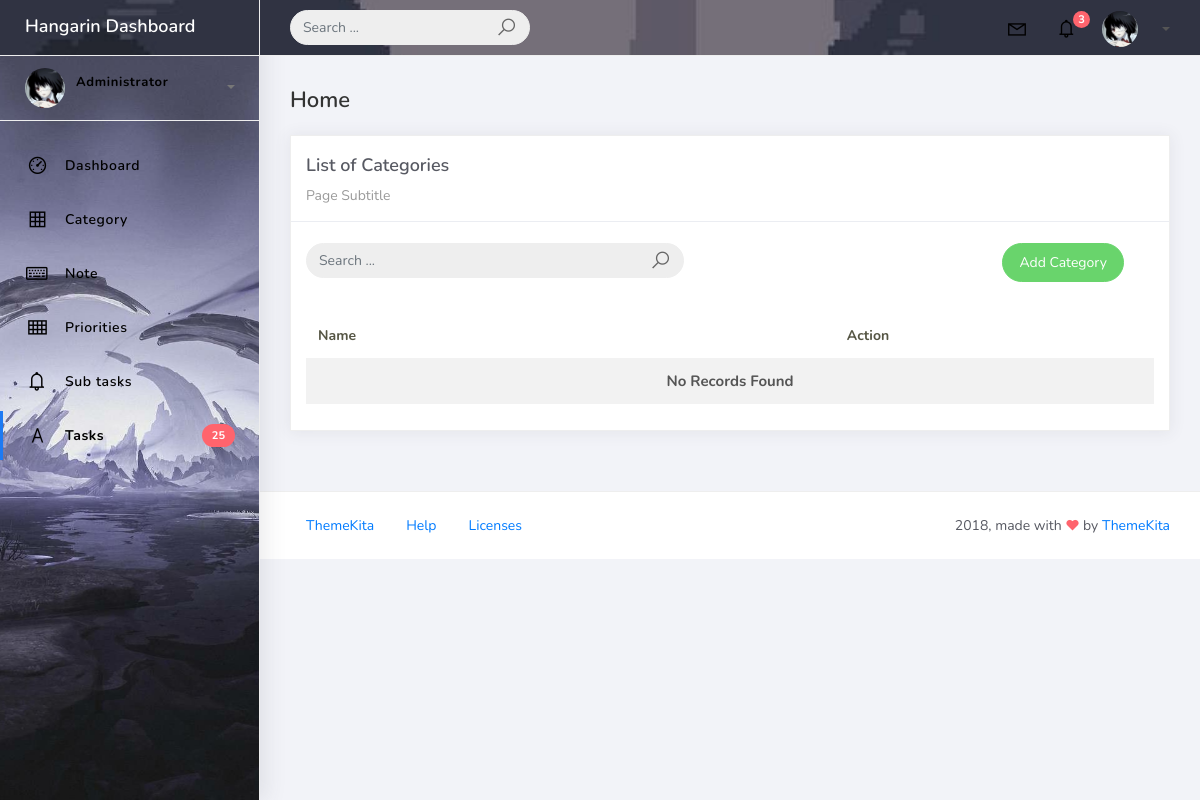
Before: /category_list with the older database file.
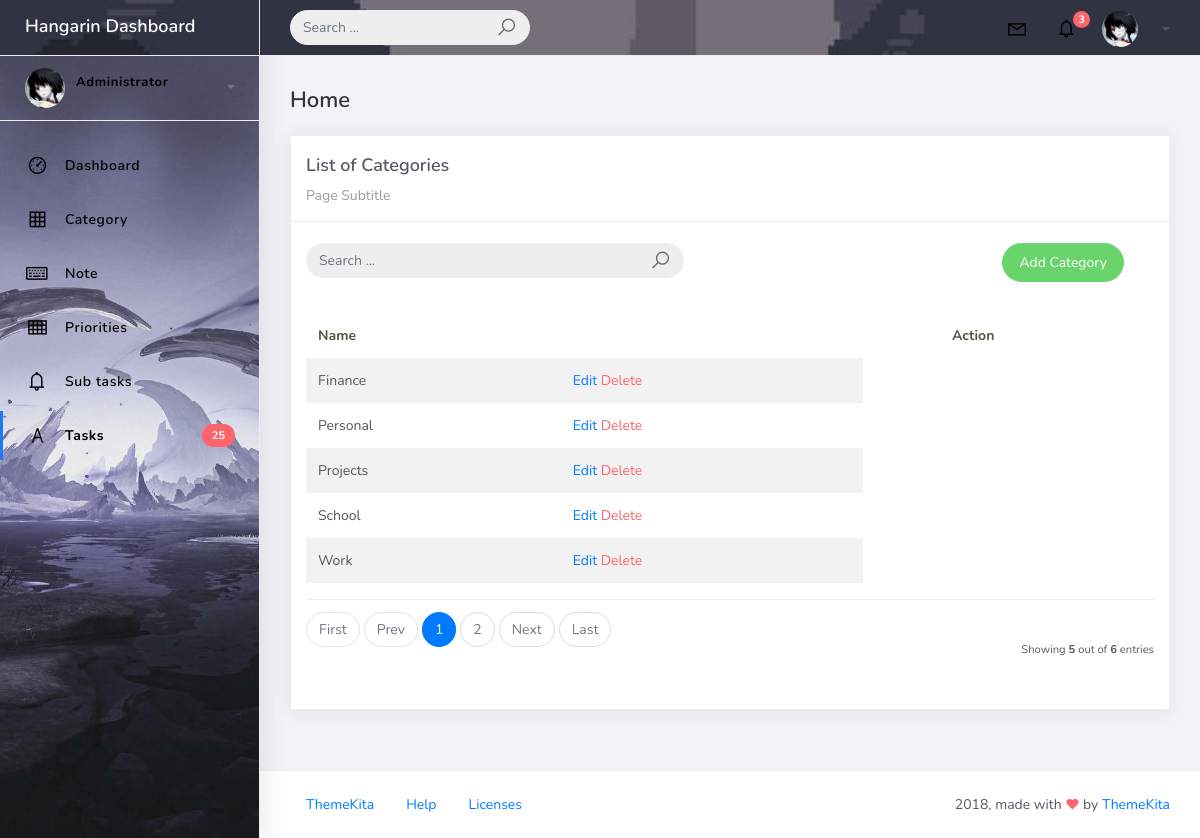
After: the same page with the newer database file.
### tasks/models.py (models this page shows, shortened)
class Category(models.Model):
    name = models.CharField(max_length=100)
    class Meta:
        verbose_name = "Category"
        verbose_name_plural = "Categories"

### tasks/views.py (the view)
# urls.py: path('category_list', CategoryList.as_view(), name='category-list'),
class CategoryList(ListView):
    model = Category
    context_object_name = 'category'
    template_name = 'category_list.html'
    paginate_by = 5
    def get_queryset(self):
        qs = super().get_queryset()
        query = self.request.GET.get('q')
        if query:
            qs = qs.filter(
                Q(name__icontains=query)
                )
        return qs
    def get_ordering(self):
        allowed = ["name"]
        sort_by = self.request.GET.get("sort_by")
        if sort_by in allowed:
            return sort_by
        return "name"

### templates/category_list.html (shortened to what this page needs)
{% extends 'base.html' %} {% load static %} {% block content %}
<div class="content">
  <div class="container-fluid">
    <h4 class="page-title">Home</h4>
    <div class="row">
      <div class="col-md-12">
        <div class="card">
          <div class="card-header">
            <div class="card-title">List of Categories</div>
            <div class="card-category">Page Subtitle</div>
          </div>
          <br />
          <div class="col-md-12 row">
            <div class="col-md-6">
              <form class="navbar-left navbar-form nav-search mr-md-3" action="">
                <div class="input-group">
                  <input type="text" placeholder="Search ..." class="form-control" />
                  <div class="input-group-append">
                    <span class="input-group-text">
                      <i class="la la-search search-icon"></i>
                    </span>
                  </div>
                </div>
              </form>
            </div>
            <div class="col-md-6">
              <div class="pull-right">
                <a href="{% url 'category-add' %}" class="btn btn-success btn-rounded">Add Category</a>
              </div>
            </div>
          </div>
          <div class="card-body">
            <table class="table table-striped mt-3">
              <thead>
                <tr>
                  <th scope="col">Name</th>
                  <th scope="col"></th>
                  <th scope="col"></th>
                  <th scope="col">Action</th>
                </tr>
              </thead>
              <tbody>
                {% for object in object_list %}
                <tr>
                  <td>{{ object.name }}</td>
                  <td>
                    <a href="category_list/{{ object.id }}">Edit</a>
                    <a href="category_list/{{ object.id }}/delete" class="text-danger">Delete</a>
                  </td>
                </tr>
                {% empty %}
                <tr>
                  <td colspan="4" style="text-align: center">
                    <p class="text-sm font-weight-bold mb-0">No Records Found</p>
                  </td>
                </tr>
                {% endfor %}
              </tbody>
            </table>
            {% include 'includes/pagination.html' %}
          </div>
        </div>
      </div>
    </div>
  </div>
</div>
{% endblock %}

Changed rows visible on the page:
added Category: name "Finance"
added Category: name "Personal"
added Category: name "Projects"
added Category: name "School"
added Category: name "Work"
Other visible differences:
{{ object_list.count }}: (not shown) → "5"
{{ paginator.count }}: (not shown) → "6"
text no longer shown: "No Records Found"
text now shown: "First Prev Next Last Showing out of entries"
new list line: "1"
new list line: "2"
